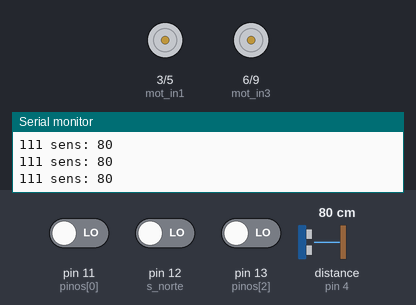
Bench run of a sketch on a simulated Arduino Uno, built with avr-gcc and run on an emulated ATmega328P. Shown: motor-driver pin pairs drawn as motors (green arrow = first pin HIGH = forward, orange = second pin HIGH = backward, longer = more drive), the last lines printed to the serial monitor. The test bench sets the inputs (shaded band); at power-on: pin 11 (pinos[0]) LOW, pin 12 (s_norte) LOW, pin 13 (pinos[2]) LOW, distance to the obstacle (sensor on pin 4) 80 cm. The echo pulse lasts 58.3 µs per cm.

Above: at 1.2 s.
1.3 s: pin 11 (pinos[0]) driven HIGH
At 2.5 s:
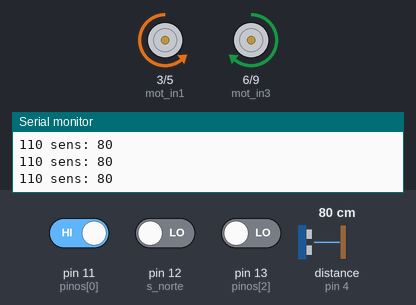
2.8 s: pin 12 (s_norte) driven HIGH
At 3.9 s:
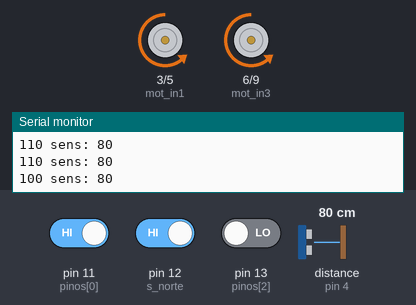
4.6 s: pin 12 (s_norte) driven LOW and pin 13 (pinos[2]) driven HIGH
At 5.9 s:
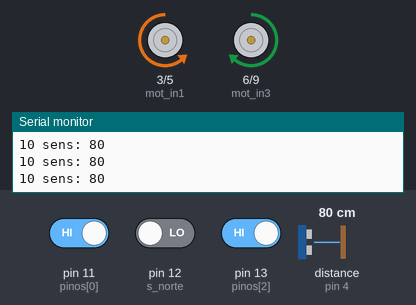
7.6 s: distance to the obstacle (sensor on pin 4) set to 11 cm
9.1 s: distance to the obstacle (sensor on pin 4) set to 8 cm
12.1 s: pin 11 (pinos[0]) driven LOW and pin 12 (s_norte) driven HIGH
At 13.2 s:
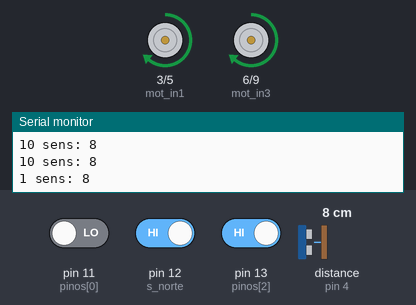
Timing chart, 0 to 14.9 s (numbered marks = the images above; inputs shaded):
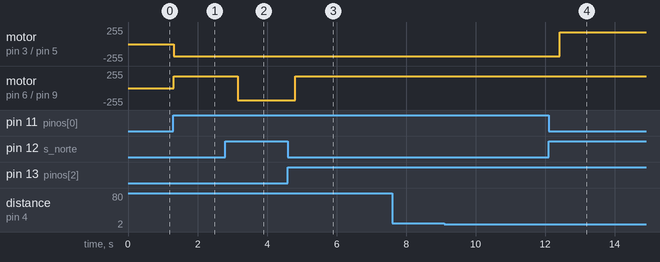

Measured:
- after the input at 1.3 s, motor on pin 3 (mot_in1) / pin 5 (mot_in2): stopped → backward 180/255 at once; motor on pin 6 (mot_in3) / pin 9 (mot_in4): stopped → forward 180/255 at once
- after the input at 2.8 s, motor on pin 6 (mot_in3) / pin 9 (mot_in4): forward 180/255 → backward 180/255 after 0.36 s
- after the input at 4.6 s, motor on pin 6 (mot_in3) / pin 9 (mot_in4): backward 180/255 → forward 180/255 after 0.21 s
- after the input at 12.1 s, motor on pin 3 (mot_in1) / pin 5 (mot_in2): backward 180/255 → forward 180/255 after 0.32 s

The sketch:

dica_erik.ino
```cpp
#include <Ultrasonic.h> //Incluindo a biblioteca do ultrasonic de erik simoes

// Definindo as portas dos sensores e da portas H
#define s_oeste 8    // rosa, OUT1
#define s_noroeste 13 // amarelo, OUT2
#define s_norte 12    // azul, OUT4
#define s_nordeste 11 // vermelho, OUT3
#define s_leste 10    // marrom, OUT5

// Motor 1 = esquerda; Motor 2 = direita
#define mot_in1 3 // amarelo, direita, tras
#define mot_in2 5 // branco, direita, frente
#define mot_in3 6 // laranja, esquerda, frente
#define mot_in4 9 // preto, esquerda, tras

// Usando array para colocar todos os pinos, coloquei os sensores em uma certa posição por causa do BitSwift em baixo
const int pinos[] = {11, 12, 13, 8, 13, 9, 6, 3, 5};

const int j = 180; //PWM usado para a velocidade, min == 0 e max == 255
Ultrasonic sensor(7, 4); //trig == 7; echo == 4


void setup()
{
  // Colocando os sensores como INPUT, e o resto como OUTPUT, tudo isso pelo array
  for (int i = 0; i < 5; i++)
    pinMode(pinos[i], INPUT);
  for (int i = 5; i < 9; i++)
    pinMode(pinos[i], OUTPUT);
    Serial.begin(9600);
}

// Inicio das funções, para cada caso, totalizando 6 funções diferente
void mot1_anti(int velo) // Função para o motor da esquerda girar no sentido anti horario com a velocidade variavel
{
  analogWrite(mot_in4, velo);
  analogWrite(mot_in3, 0);
}
void mot1_hor(int velo) // Função para o motor da esquerda girar no sentido horario com a velocidade variavel
{
  analogWrite(mot_in4, 0);
  analogWrite(mot_in3, velo);
}
void mot1_par() // Função para o motor da esquerda ficar parado
{
  analogWrite(mot_in4, 0);
  analogWrite(mot_in3, 0);
}

void mot2_anti(int velo) // Função para o motor da direita girar no sentido anti horario com a velocidade variavel
{
  analogWrite(mot_in2, 0);
  analogWrite(mot_in1, velo);
}
void mot2_hor(int velo) // Função para o motor da direita girar no sentido horario com a velocidade variavel
{
  analogWrite(mot_in2, velo);
  analogWrite(mot_in1, 0);
}
void mot2_par() // Função para o motor da direita ficar parado
{
  analogWrite(mot_in1, 0);
  analogWrite(mot_in2, 0);
}

void desv_d(int velo) // Função para o robo desviar pela direita o obstaculo
{
  mot1_par();
  mot2_par();
  delay(200);
  mot1_hor(velo);
  mot2_anti(velo);
  delay(800);
  // while(digitalRead(s_norte) == 1){
  mot1_hor(velo);
  mot2_hor(velo);
  delay(2100);
  mot1_anti(velo);
  mot2_hor(velo);
  delay(800);
  mot1_hor(velo);
  mot2_hor(velo);
  delay(2000);
  mot1_anti(velo);
  mot2_hor(velo);
  delay(800);
  //}
}

void loop()
{
  //Essa parte é o bitSwift, criar uma variavel leitura do tipo byte, porem a gente so usa os bits dessa varaivel, a quantidade de bits depende de quantos sensores estao usando
  byte leitura = 0; // Definir sempre 0 quando definir algo como o for abaixo
  for (int i = 0; i < 3; i++)
    leitura |= digitalRead(pinos[i]) << i; // Colocando as entrada da tabela da verdade usando um bitshift automatico, o valor do i depende dos sensores
  leitura = (~leitura) & (0b00000111); // Colocando um inversor para que funcione com a tabela da verdade, pq o sensor dectectar no branco, AND uma mascara para ir so os bits que eu quero
  Serial.print(leitura, BIN);
  Serial.print(" sens: ");
  Serial.println(sensor.read());

  if(sensor.read() <= 14){ //Se o sensor dectar que esta 18cm de distancia ativa a função de desviar
    //desv_d(j);
  }

  //Condições que usa a melhor situação dos sensores, o bit mais da direita é o s_nordeste e o bit mais na esquerda é o s_noroeste
  //Algumas tem if com OR por conta que eles fazem a mesma coisa na condição.
  //Condição de 011 ou 110: é o algoritimo de 90 graus
  if (leitura == 0b010) // Condição 1
  {
    mot1_hor(j);
    mot2_hor(j);
    /*
    while(leitura == 0b010){
    mot1_hor(j);
    mot2_hor(j);
    }*/
  }
  /*
  else if (leitura == 0b001) // Condição 2
  {
    mot1_hor(j);
    mot2_anti(j);
    /*
    while(leitura == 0b010){
    mot1_hor(j);
    mot2_anti(j);
    }
  }*/
  else if ((leitura == 0b011) | (leitura == 0b001)) // Condição 4
  {
    mot1_hor(j);
    mot2_hor(j);
    delay(300);
    while(digitalRead(s_norte) == 1){
    mot1_hor(j);
    mot2_anti(j);
    }
    delay(200);
    /*
    if(digitalRead(s_leste) == 0){
      mot1_par();
      mot2_par();
      delay(1000);
    }

    while(digitalRead(s_norte) == 1){
    mot1_hor(j);
    mot2_anti(j);
    }
    //delay(200);
    */
  }/*
  else if (leitura == 0b100) // Condição 5
  {
    mot1_anti(j);
    mot2_hor(j);
    /*
    while(leitura == 0b000){
    mot1_anti(j);
    mot2_hor(j);
    }
  }*/
  else if (leitura == 0b101) // Condição 6
  {
    mot1_par();
    mot2_par();
    delay(200);
  }
  else if ((leitura == 0b110) | (leitura == 0b100)) // Condição 7
  {
    mot1_hor(j);
    mot2_hor(j);
    delay(300);
    while(digitalRead(s_norte) == 1){
    mot1_anti(j);
    mot2_hor(j);
    }
    delay(200);
    /*
    if(digitalRead(s_oeste) == 0){
      mot1_par();
      mot2_par();
      delay(1000);
    }
    while(digitalRead(s_norte) == 1){
    mot1_anti(j);
    mot2_hor(j);
    }
    //delay(200);
    */
  }
}
```
